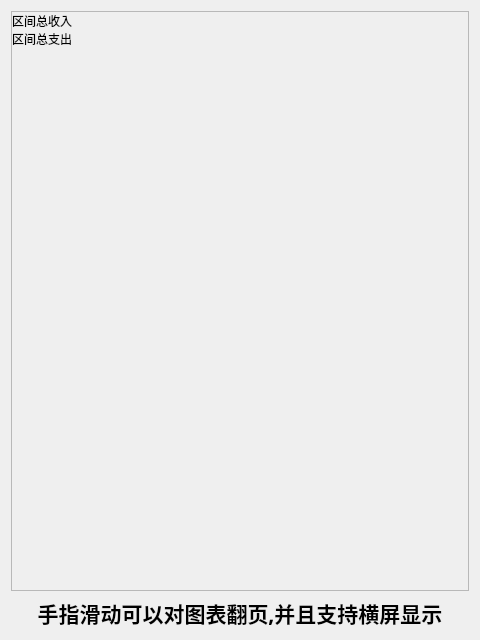
<?xml version="1.0" encoding="UTF-8"?>
<ui version="4.0">
 <class>rangeReport</class>
 <widget class="QWidget" name="rangeReport">
  <property name="geometry">
   <rect>
    <x>0</x>
    <y>0</y>
    <width>480</width>
    <height>640</height>
   </rect>
  </property>
  <property name="windowTitle">
   <string>Form</string>
  </property>
  <layout class="QGridLayout" name="gridLayout">
   <item row="1" column="0">
    <widget class="QScrollArea" name="scrollArea">
     <property name="verticalScrollBarPolicy">
      <enum>Qt::ScrollBarAsNeeded</enum>
     </property>
     <property name="horizontalScrollBarPolicy">
      <enum>Qt::ScrollBarAsNeeded</enum>
     </property>
     <property name="sizeAdjustPolicy">
      <enum>QAbstractScrollArea::AdjustToContents</enum>
     </property>
     <property name="widgetResizable">
      <bool>true</bool>
     </property>
     <widget class="QWidget" name="scrollAreaWidgetContents">
      <property name="geometry">
       <rect>
        <x>0</x>
        <y>0</y>
        <width>900</width>
        <height>528</height>
       </rect>
      </property>
      <property name="sizePolicy">
       <sizepolicy hsizetype="Preferred" vsizetype="Preferred">
        <horstretch>0</horstretch>
        <verstretch>0</verstretch>
       </sizepolicy>
      </property>
      <layout class="QGridLayout" name="gridLayout_2">
       <property name="sizeConstraint">
        <enum>QLayout::SetDefaultConstraint</enum>
       </property>
       <property name="leftMargin">
        <number>0</number>
       </property>
       <property name="topMargin">
        <number>0</number>
       </property>
       <property name="rightMargin">
        <number>0</number>
       </property>
       <property name="bottomMargin">
        <number>0</number>
       </property>
       <property name="spacing">
        <number>0</number>
       </property>
       <item row="2" column="0">
        <widget class="QLabel" name="totalIncome">
         <property name="sizePolicy">
          <sizepolicy hsizetype="MinimumExpanding" vsizetype="Preferred">
           <horstretch>0</horstretch>
           <verstretch>0</verstretch>
          </sizepolicy>
         </property>
         <property name="minimumSize">
          <size>
           <width>0</width>
           <height>0</height>
          </size>
         </property>
         <property name="text">
          <string>区间总支出</string>
         </property>
        </widget>
       </item>
       <item row="0" column="0">
        <widget class="QLabel" name="totalAmount">
         <property name="sizePolicy">
          <sizepolicy hsizetype="MinimumExpanding" vsizetype="Preferred">
           <horstretch>0</horstretch>
           <verstretch>0</verstretch>
          </sizepolicy>
         </property>
         <property name="minimumSize">
          <size>
           <width>0</width>
           <height>0</height>
          </size>
         </property>
         <property name="text">
          <string>区间总收入</string>
         </property>
        </widget>
       </item>
       <item row="3" column="0">
        <widget class="QtCharts::QChartView" name="graph1" native="true">
         <property name="sizePolicy">
          <sizepolicy hsizetype="MinimumExpanding" vsizetype="MinimumExpanding">
           <horstretch>0</horstretch>
           <verstretch>0</verstretch>
          </sizepolicy>
         </property>
         <property name="minimumSize">
          <size>
           <width>0</width>
           <height>0</height>
          </size>
         </property>
         <zorder>label</zorder>
         <zorder>label</zorder>
        </widget>
       </item>
      </layout>
     </widget>
    </widget>
   </item>
   <item row="2" column="0">
    <widget class="QLabel" name="label">
     <property name="font">
      <font>
       <family>Adobe Arabic</family>
       <pointsize>16</pointsize>
       <weight>75</weight>
       <bold>true</bold>
      </font>
     </property>
     <property name="text">
      <string>手指滑动可以对图表翻页,并且支持横屏显示</string>
     </property>
     <property name="alignment">
      <set>Qt::AlignCenter</set>
     </property>
     <property name="wordWrap">
      <bool>true</bool>
     </property>
    </widget>
   </item>
  </layout>
 </widget>
 <customwidgets>
  <customwidget>
   <class>QtCharts::QChartView</class>
   <extends>QWidget</extends>
   <header>qchartview.h</header>
   <container>1</container>
  </customwidget>
 </customwidgets>
 <resources/>
 <connections/>
</ui>
